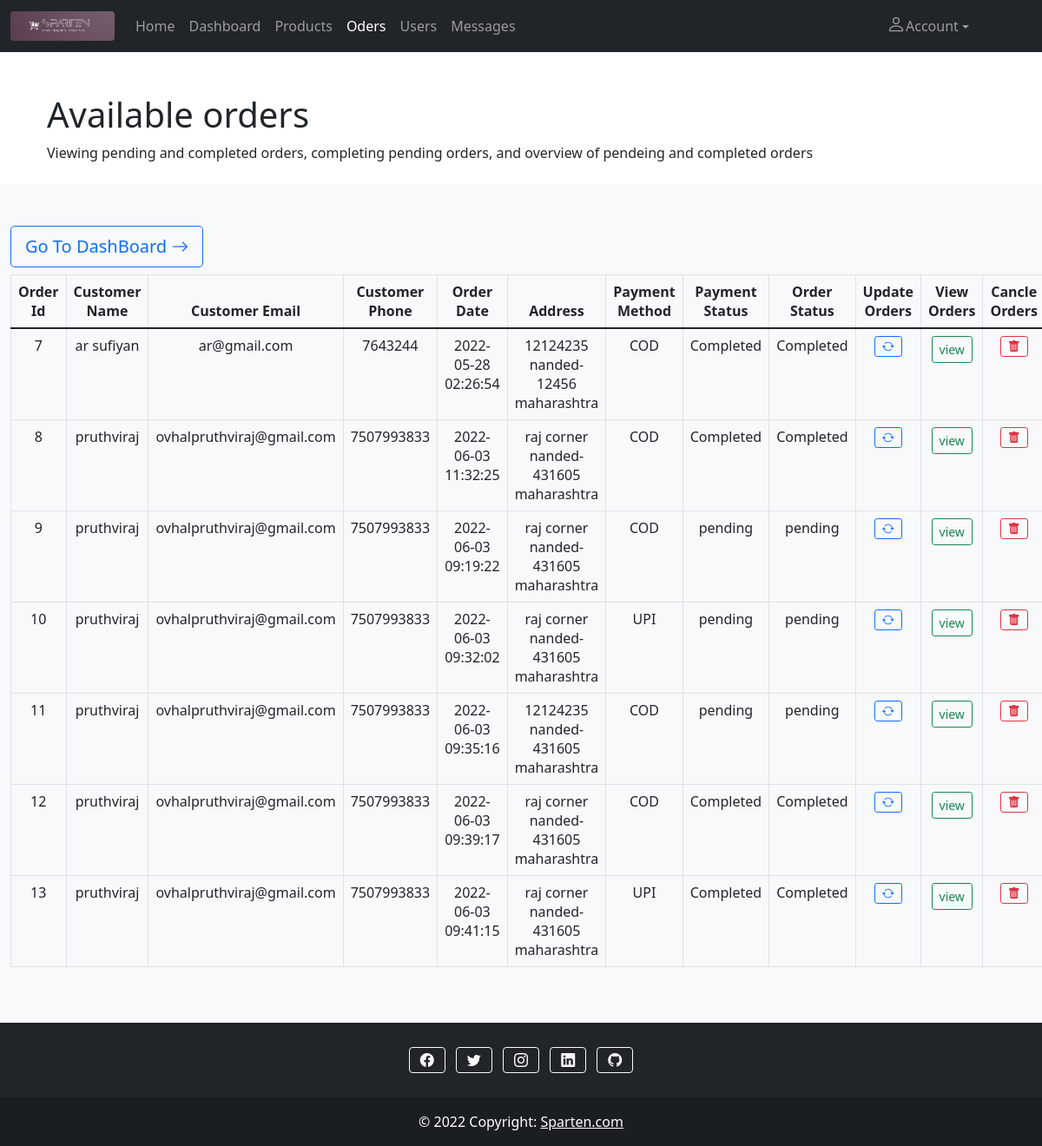
Screenshot of /SpartenAdmin/orders.php with the database file from the repository.
### tables this page shows
CREATE TABLE `order` (
  `orderId` int(11) NOT NULL,
  `userId` int(11) NOT NULL,
  `address` varchar(255) NOT NULL,
  `phoneNumber` varchar(255) NOT NULL,
  `pincode` varchar(255) NOT NULL,
  `state` varchar(255) NOT NULL,
  `city` varchar(255) NOT NULL,
  `paymentType` varchar(255) NOT NULL,
  `totalProductPrice` float NOT NULL,
  `paymentStatus` varchar(255) NOT NULL,
  `orderStatus` varchar(255) NOT NULL,
  `addedOn` datetime NOT NULL
);

CREATE TABLE `userlogin` (
  `userId` int(11) NOT NULL,
  `userName` varchar(255) NOT NULL,
  `dateOfBirth` varchar(255) NOT NULL,
  `userEmail` varchar(255) NOT NULL,
  `userPassword` varchar(255) NOT NULL,
  `repeatPassword` varchar(255) NOT NULL
);

### SpartenAdmin/orders.php (the view, shortened to what this page needs)
<!doctype html>
<html lang="en">
<head>
  <link href="https://cdn.jsdelivr.net/npm/bootstrap@5.1.3/dist/css/bootstrap.min.css" rel="stylesheet">
  <link rel="stylesheet" href="https://cdn.jsdelivr.net/npm/bootstrap-icons@1.8.1/font/bootstrap-icons.css">
  <link rel="stylesheet" href="CSS/style.css">
</head>
<body>
  <?php require 'navbar.php' ?>
  <header class="page-header page-header-dark bg-gradient-primary-to-secondary pb-10 mb-4">
    <div class="container-xl px-4">
      <div class="page-header-content pt-4">
        <div class="row align-items-center justify-content-between">
          <div class="col-auto mt-4">
            <h1 class="page-header-title">
              Available orders
            </h1>
            <div class="page-header-subtitle">Viewing pending and completed orders, completing pending orders, and overview of pendeing and completed orders</div>
          </div>
        </div>
      </div>
    </div>
  </header>
  <section>
    <div class="album py-5 bg-light">
        <div class="container-fluid">
          <div class="mb-4">
            <div class="text-start">
            <a class="btn btn-outline-primary btn-lg" href="dashboard.php" role="button">Go To DashBoard&nbsp;<i class="bi bi-arrow-right"></i></a>
            </div>
          </div>
          <table class="table table-bordered">
              <thead>
                  <tr>
                  <th scope="col" class="text-center">Order Id</th>
                  <th scope="col" class="text-center">Customer Name</th>
                  <th scope="col" class="text-center">Customer Email</th>
                  <th scope="col" class="text-center">Customer Phone</th>
                  <th scope="col" class="text-center">Order Date</th>
                  <th scope="col" class="text-center">Address</th>
                  <th scope="col" class="text-center">Payment Method</th>
                  <th scope="col" class="text-center">Payment Status</th>
                  <th scope="col" class="text-center">Order Status</th>
                  <th scope="col" class="text-center">Update Orders</th>
                  <th scope="col" class="text-center">View Orders</th>
                  <th scope="col" class="text-center">Cancle Orders</th>
                  </tr>
              </thead>
              <tbody>
                  <?php
                  require 'dbConnection.php';
                  $sql_select = mysqli_query($connection, "SELECT * FROM `order`");
                  if (mysqli_num_rows($sql_select) > 0) {
                    echo '<div class="row row-cols-1 row-cols-sm-2 row-cols-md-3 g-3">';
                    while ($orderData = mysqli_fetch_assoc($sql_select)) {
                      $userId = $orderData['userId'];
                      $orderId = $orderData['orderId'];
                      $addedOn = $orderData['addedOn'];
                      $address = $orderData['address'];
                      $city = $orderData['city'];
                      $pincode = $orderData['pincode'];
                      $state = $orderData['state'];
                      $fullAddress = $address."\n".$city."-".$pincode."\n".$state;
                      $phoneNumber = $orderData['phoneNumber'];
                      $paymentType = $orderData['paymentType'];
                      $paymentStatus = $orderData['paymentStatus'];
                      $orderStatus = $orderData['orderStatus'];
                      $selectUserQuery =mysqli_query($connection, "SELECT * FROM `userlogin` WHERE userId ='$userId'");
                      if (mysqli_num_rows($selectUserQuery) > 0) {
                        while ($userData = mysqli_fetch_assoc($selectUserQuery)) {
                          $userName = $userData['userName'];
                          $userEmail = $userData['userEmail'];
                      ?>
                      <tr>
                      <td class="text-center"><?php echo $orderId; ?></td>
                      <td class="text-center"><?php echo $userName; ?></td>
                      <td class="text-center"><?php echo $userEmail; ?></td>
                      <td class="text-center"><?php echo $phoneNumber; ?></td>
                      <td class="text-center"><?php echo $addedOn; ?></td>
                      <td class="text-center"><?php echo $fullAddress; ?></td>
                      <td class="text-center"><?php echo $paymentType; ?></td>
                      <td class="text-center"><?php echo $paymentStatus; ?></td>
                      <td class="text-center"><?php echo $orderStatus; ?></td>
                      <td class="text-center">
                      <a href="updateOrder.php?orderId=<?php echo $orderId; ?>" class="btn btn-outline-primary btn-sm" name="btn_update"><i class="bi bi-arrow-repeat"></i></a>
                      </td>
                      <td class="text-center">
                      <form action="orderDetails.php" method="post">
                      <button type="submit" class="btn btn-outline-success btn-sm" name="btn_view">view</button>
                      </form>
                      </td>
                      <td class="text-center">
                      <form action="cancelOrder.php" method="post">
                      <button type="submit" class="btn btn-outline-danger btn-sm" name="btn_cancel"><i class="bi bi-trash-fill"></i></button>
                      </form>
                      </td>
                      </tr>
                      <?php
                      }
                    }
                      }
                    }
                    else {
                      $_SESSION['numberOfOrders'] = 0;
                      echo '<tr><td colspan="12"><div class="alert alert-warning alert-dismissible fade show text-center" role="alert">
                      <h4>No order in orders.
                      <p><a class="btn btn-outline-primary btn-sm" href="dashboard.php" role="button">Go To Dashboard</a></p>
                      </div></td></tr>';
                    }
                  ?>
              </tbody>
          </table>
        </div>
    </div>
  </section>
  <?php require 'footer.php' ?>
</body>
</html>

### rows the page displays
order: orderId "7", phoneNumber "7643244", addedOn "2022-05-28 02:26:54", fullAddress "12124235 nanded-12456 maharashtra", paymentType "COD", paymentStatus "Completed", orderStatus "Completed"
userlogin: userName "ar sufiyan", userEmail "ar@gmail.com"
order: orderId "8", phoneNumber "7507993833", addedOn "2022-06-03 11:32:25", fullAddress "raj corner nanded-431605 maharashtra", paymentType "COD", paymentStatus "Completed", orderStatus "Completed"
userlogin: userName "pruthviraj", userEmail "ovhalpruthviraj@gmail.com"
order: orderId "9", phoneNumber "7507993833", addedOn "2022-06-03 09:19:22", fullAddress "raj corner nanded-431605 maharashtra", paymentType "COD", paymentStatus "pending", orderStatus "pending"
order: orderId "10", phoneNumber "7507993833", addedOn "2022-06-03 09:32:02", fullAddress "raj corner nanded-431605 maharashtra", paymentType "UPI", paymentStatus "pending", orderStatus "pending"
order: orderId "11", phoneNumber "7507993833", addedOn "2022-06-03 09:35:16", fullAddress "12124235 nanded-431605 maharashtra", paymentType "COD", paymentStatus "pending", orderStatus "pending"
order: orderId "12", phoneNumber "7507993833", addedOn "2022-06-03 09:39:17", fullAddress "raj corner nanded-431605 maharashtra", paymentType "COD", paymentStatus "Completed", orderStatus "Completed"
order: orderId "13", phoneNumber "7507993833", addedOn "2022-06-03 09:41:15", fullAddress "raj corner nanded-431605 maharashtra", paymentType "UPI", paymentStatus "Completed", orderStatus "Completed"
